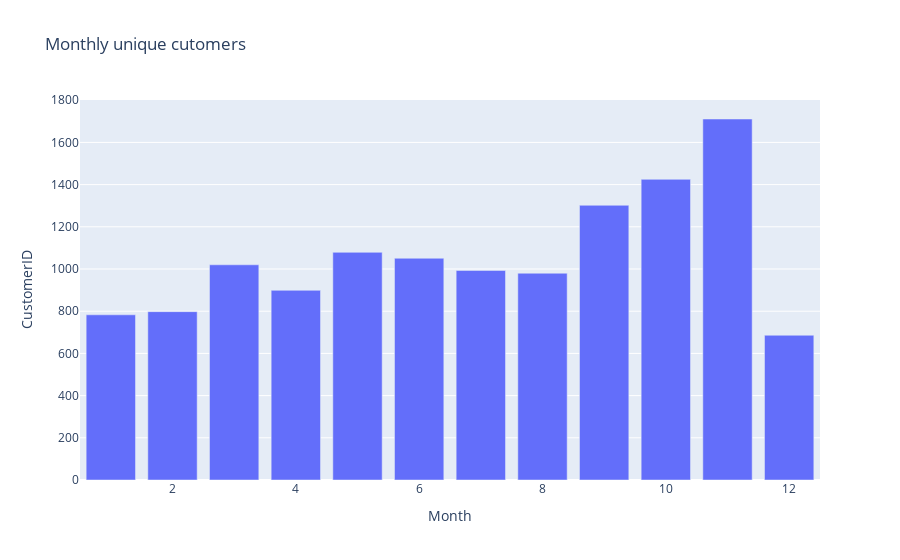

Notebook source saved alongside this figure:
### Code cell
plt.figure(figsize=(16,10))
active_customers_plot=px.bar(active_customers,x='Month', y='CustomerID',labels={'x':'Month','y':'Unique Customers'}, title='Monthly unique cutomers')
active_customers_plot

### Figure 1 — Plotly figure (JSON) as saved in the notebook; plotly's stock layout.template omitted (floating-point values rounded to 4 significant figures)
{"data": [{"alignmentgroup": "True", "hovertemplate": "Month=%{x}<br>CustomerID=%{y}<extra></extra>", "legendgroup": "", "marker": {"color": "#636efa"}, "name": "", "offsetgroup": "", "orientation": "v", "showlegend": false, "textposition": "auto", "type": "bar", "x": [1, 2, 3, 4, 5, 6, 7, 8, 9, 10, 11, 12], "xaxis": "x", "y": [783, 798, 1020, 899, 1079, 1051, 993, 980, 1302, 1425, 1711, 686], "yaxis": "y"}], "layout": {"barmode": "relative", "legend": {"tracegroupgap": 0}, "title": {"text": "Monthly unique cutomers"}, "xaxis": {"anchor": "y", "domain": [0, 1], "title": {"text": "Month"}}, "yaxis": {"anchor": "x", "domain": [0, 1], "title": {"text": "CustomerID"}}}}
